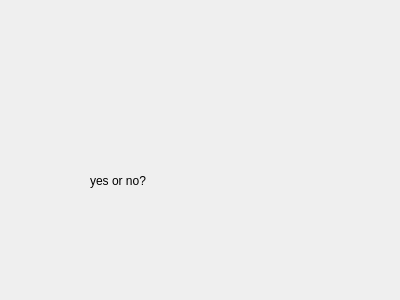
<?xml version="1.0" encoding="UTF-8"?>
<ui version="4.0">
 <class>Dialog</class>
 <widget class="QDialog" name="Dialog">
  <property name="geometry">
   <rect>
    <x>0</x>
    <y>0</y>
    <width>400</width>
    <height>300</height>
   </rect>
  </property>
  <property name="windowTitle">
   <string>Dialog</string>
  </property>
  <widget class="QLabel" name="label">
   <property name="geometry">
    <rect>
     <x>90</x>
     <y>170</y>
     <width>91</width>
     <height>21</height>
    </rect>
   </property>
   <property name="text">
    <string>yes or no?</string>
   </property>
  </widget>
 </widget>
 <resources/>
 <connections/>
</ui>
